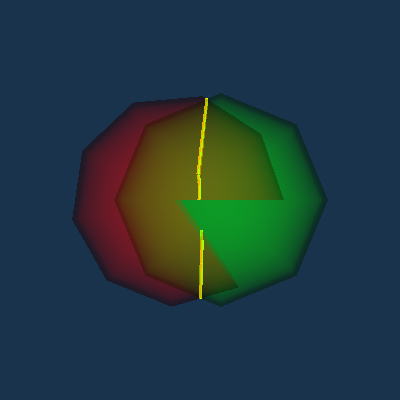

Python code for this plot:
#!/usr/bin/env python

# Demonstrate vtkIntersectionPolyDataFilter on two partially open spheres,
# exercising the edge case of non-enclosed surfaces. Renders both split
# surfaces with the intersection curve.

# Factory overrides
import vtkmodules.vtkInteractionStyle  # noqa: F401
import vtkmodules.vtkRenderingOpenGL2  # noqa: F401

from vtkmodules.vtkFiltersCore import vtkTriangleFilter
from vtkmodules.vtkFiltersGeneral import vtkIntersectionPolyDataFilter
from vtkmodules.vtkFiltersSources import vtkSphereSource
from vtkmodules.vtkRenderingCore import (
    vtkActor,
    vtkPolyDataMapper,
    vtkRenderWindow,
    vtkRenderWindowInteractor,
    vtkRenderer,
)

# First sphere: partial (open)
sphere_0 = vtkSphereSource()
sphere_0.SetStartTheta(0.0)
sphere_0.SetEndTheta(305.0)

tri_0 = vtkTriangleFilter()
tri_0.SetInputConnection(sphere_0.GetOutputPort())

# Second sphere: offset
sphere_1 = vtkSphereSource()
sphere_1.SetCenter(0.2, 0.0, 0.0)

tri_1 = vtkTriangleFilter()
tri_1.SetInputConnection(sphere_1.GetOutputPort())

# Compute intersection with splitting
intersection = vtkIntersectionPolyDataFilter()
intersection.SetInputConnection(0, tri_0.GetOutputPort())
intersection.SetInputConnection(1, tri_1.GetOutputPort())
intersection.SplitFirstOutputOn()
intersection.SplitSecondOutputOn()
intersection.Update()

# Intersection curve
intersection_mapper = vtkPolyDataMapper()
intersection_mapper.SetInputConnection(intersection.GetOutputPort())
intersection_mapper.ScalarVisibilityOff()

intersection_actor = vtkActor()
intersection_actor.SetMapper(intersection_mapper)
intersection_actor.GetProperty().SetColor(1, 1, 0)
intersection_actor.GetProperty().SetLineWidth(3.0)

# First split output
split_mapper_0 = vtkPolyDataMapper()
split_mapper_0.SetInputConnection(intersection.GetOutputPort(1))
split_mapper_0.ScalarVisibilityOff()

split_actor_0 = vtkActor()
split_actor_0.SetMapper(split_mapper_0)
split_actor_0.GetProperty().SetOpacity(0.3)
split_actor_0.GetProperty().SetColor(1, 0, 0)

# Second split output
split_mapper_1 = vtkPolyDataMapper()
split_mapper_1.SetInputConnection(intersection.GetOutputPort(2))
split_mapper_1.ScalarVisibilityOff()

split_actor_1 = vtkActor()
split_actor_1.SetMapper(split_mapper_1)
split_actor_1.GetProperty().SetOpacity(0.3)
split_actor_1.GetProperty().SetColor(0, 1, 0)

# Renderer
renderer = vtkRenderer()
renderer.AddActor(intersection_actor)
renderer.AddActor(split_actor_0)
renderer.AddActor(split_actor_1)
renderer.SetBackground(0.1, 0.2, 0.3)

# Window
render_window = vtkRenderWindow()
render_window.AddRenderer(renderer)
render_window.SetSize(400, 400)
render_window.SetWindowName("intersection open spheres")

# Interactor
interactor = vtkRenderWindowInteractor()
interactor.SetRenderWindow(render_window)

interactor.Initialize()
interactor.Start()
